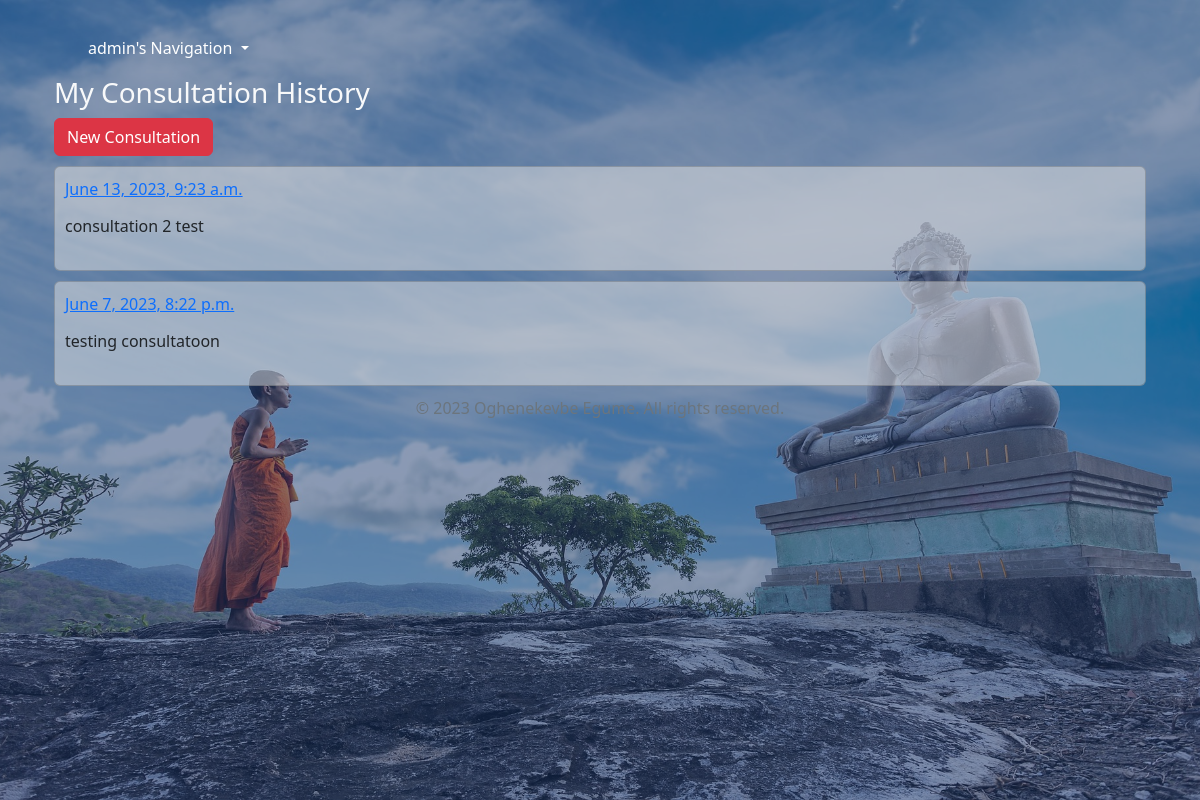
Page /professional_list/ (signed in) on the committed database.
### life/models.py (models this page shows, shortened)
class Consultation(models.Model):
    doctor = models.ForeignKey(Doctor, on_delete=models.CASCADE, null=True, related_name='patient')
    patient = models.ForeignKey(Patient, on_delete=models.CASCADE)
    date = models.DateTimeField(default=datetime.now)
    complaint = models.TextField(default='')
    comment = models.ForeignKey('ConsultationComment', on_delete=models.CASCADE, null=True, blank=True, related_name='consultation_comments')
    class Meta:
        ordering = ['-date']

### life/views.py (the view)
# urls.py: path("professional_list/", Professional.as_view(), name="professional_list"),
class Professional(UserMixin, ListView):
    model = Consultation
    template_name = "professional_list.html"
    context_object_name = "consultations"

### life/views.py (called while the page is built)
    def test_func(self):
        return self.request.user.is_authenticated

### life/templates/professional_list.html (shortened to what this page needs)
{% extends 'base.html' %}
{% load static %}
{% block content %}
<div class="container">
  <div class="row">
      <div id="consultation">
        <h3 class="text-light">My Consultation History</h3>
        <a href="{% url 'add_consultation' %}" class="btn btn-danger">New Consultation</a>
        {% for item in consultations %}
          {% if item.patient.user == request.user %}
            <div class="card" style="background-color: rgba(225, 225, 225, 0.5); padding: 10px; margin-top: 10px;">
              <a href="{% url 'professional_detail' item.pk %}">{{ item.date }}</a>
              <p><h6>{{ item.complaint|truncatechars:40 }}</h6></p>
            </div>
          {% endif %}
        {% endfor %}
      </div>
  </div>
</div>
{% endblock %}

### life/templates/base.html (shortened to what this page needs)
{% load static %}
<!DOCTYPE html>
<html lang="en">
<head>
  <link rel="stylesheet" href="{% static 'css/bootstrap.min.css' %} ">
  <link rel="stylesheet" href="{% static 'css/base.css' %} ">
  <link href="https://unpkg.com/aos@2.3.1/dist/aos.css" rel="stylesheet">
</head>
<body>
  <div class="overlay"> </div>
  <div class="content">
    <nav class="navbar navbar-expand-lg bg-body-tertiary">
      <div class="container-fluid">
        <div class="collapse navbar-collapse" id="navbarSupportedContent">
          <ul class="navbar-nav me-auto mb-2 mb-lg-0">
            <li class="nav-item dropdown mx-5">
              <a class="nav-link dropdown-toggle" href="#" role="button" data-bs-toggle="dropdown" aria-expanded="false">
                {% if user.is_authenticated %}{{user.username}}'s{% else %}Guest's{% endif %} Navigation
              </a>
            </li>
          </ul>
        </div>
      </div>
    </nav>
    <div class="container">
      {% block content %}
      {% endblock content %}
    </div>
    <footer style="width: 100%; margin-top: 10px;">
      <div class="container-fluid text-center">
        <p class=" text-secondary mt-1">&copy; 2023 Oghenekevbe Egume. All rights reserved.</p>
      </div>
    </footer>
  </div>
</body>
</html>

### static/css/base.css (style rules this page uses)
body { background-size: cover; background-position: center; transition: background 0.5s ease-in-out; position: relative; min-height: 100vh; max-height: max-content; }
.overlay { position: absolute; top: 0; right: 0; bottom: 0; left: 0; background-color: rgba(25, 55, 109, 0.5); min-height: 100vh; max-height: max-content; }
.content { z-index: 1; position: relative; padding: 20px; }
.navbar { background-color: rgba(185, 237, 221, 0)!important ; }
.nav-item a { color: #fff !important; }

### rows in the picture
Consultation: date "June 13, 2023, 9:23 a.m.", complaint "consultation 2 test"
Consultation: date "June 7, 2023, 8:22 p.m.", complaint "testing consultatoon"

### other values in the picture
{{ user.username }} "admin"
